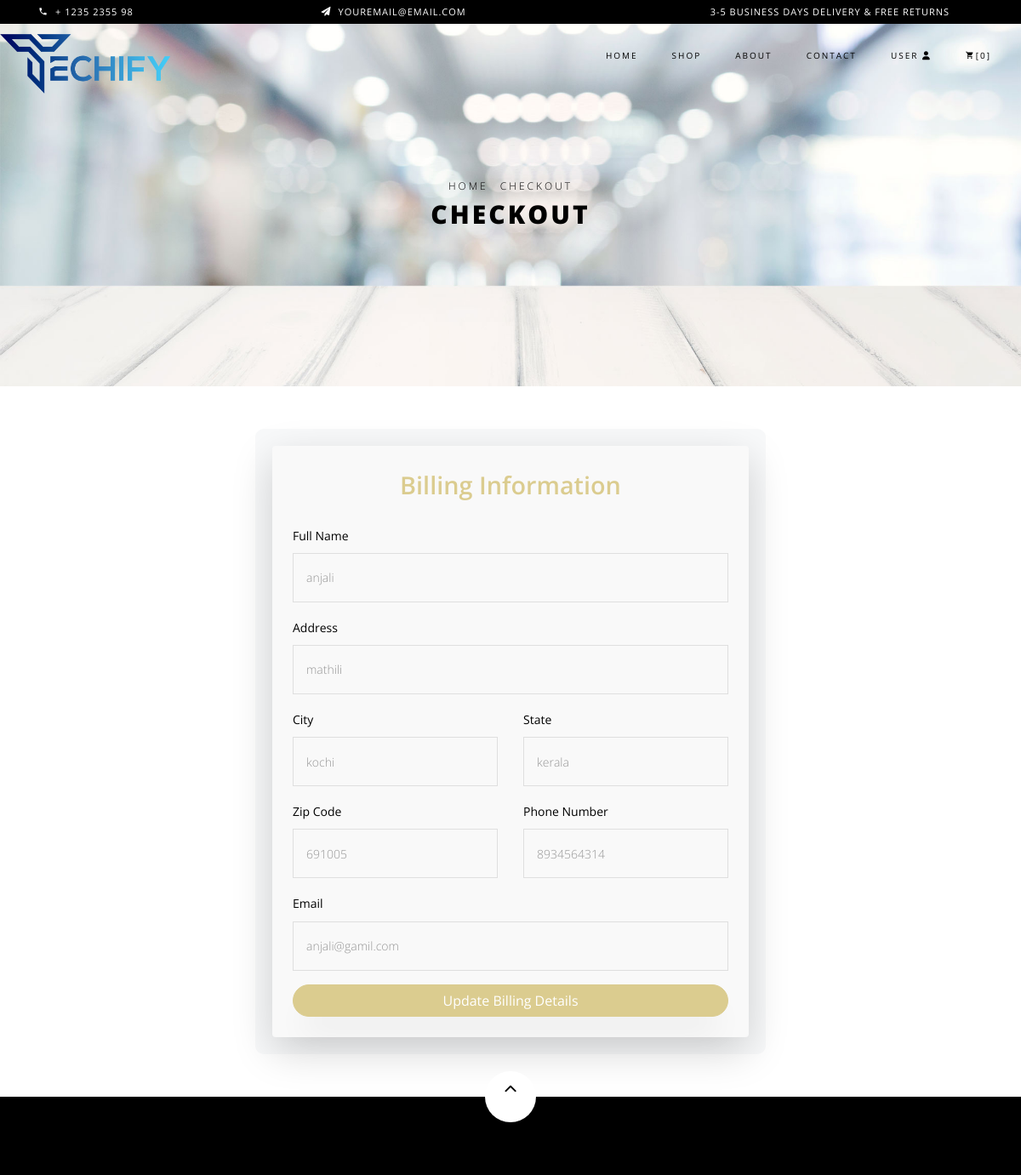
/checkout/ (signed in, upper part), run on an earlier commit of the app's database.
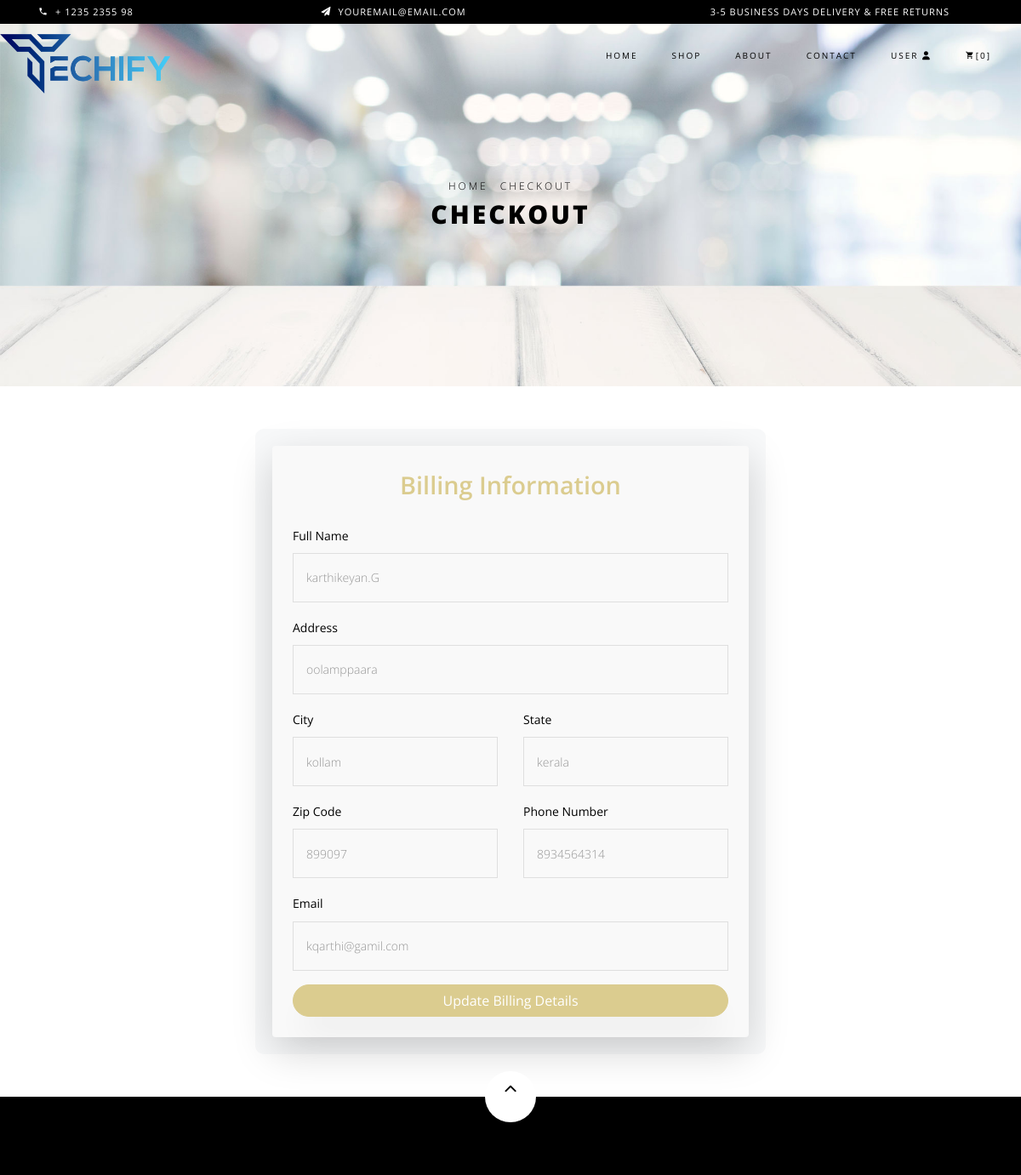
And on a later commit of the database.
### techapp/models.py (models this page shows)
class BillingDetails(models.Model):
    user = models.OneToOneField(User, on_delete=models.CASCADE)
    full_name = models.CharField(max_length=100)
    address = models.CharField(max_length=255)
    city = models.CharField(max_length=100)
    state = models.CharField(max_length=100)
    zip_code = models.CharField(max_length=10)
    phone_number = models.CharField(max_length=15)
    email = models.EmailField()

### techapp/views.py (the view)
# urls.py: path('checkout/',views.checkout,name='checkout'),
@login_required
def checkout(request):
    cart_items = CartItem.objects.filter(user=request.user)
    total_quantity = sum(item.quantity for item in cart_items)
    total_price = sum(item.total() for item in cart_items)
    if total_quantity == 0:
        messages.warning(request, 'Your cart is empty!')
        return redirect('cart')
    billing_details = BillingDetails.objects.filter(user=request.user).first()
    if request.method == 'POST':
        form = BillingDetailsForm(request.POST, instance=billing_details)
        if form.is_valid():
            billing_details = form.save(commit=False)  # Save without committing to DB yet
            billing_details.user = request.user  # Ensure the user field is set
            billing_details.save()  # Save the instance with the user field set
            messages.success(request, 'Billing details updated successfully!')
            return redirect('order_summary')  # Redirect to order summary or payment page
    else:
        form = BillingDetailsForm(instance=billing_details)
    return render(request, 'checkout_page.html', {
        'cart_items': cart_items,
        'total_quantity': total_quantity,
        'total_price': total_price,
        'form': form
    })

### techapp/forms.py
class BillingDetailsForm(forms.ModelForm):
    class Meta:
        model = BillingDetails
        fields = ['full_name', 'address', 'city', 'state', 'zip_code', 'phone_number', 'email']

### techapp/models.py (called while the page is built)
    def total(self):
        return self.product.price * self.quantity

### techapp/templates/checkout_page.html (shortened to what the changed rows need)
{% load static %}
{% load widget_tweaks %}
<!DOCTYPE html>
<html lang="en">
  <head>
    <link rel="stylesheet" href="{% static 'css/open-iconic-bootstrap.min.css' %}">
    <link rel="stylesheet" href="{% static 'css/animate.css' %}">
    <link rel="stylesheet" href="{% static 'css/owl.carousel.min.css' %}">
    <link rel="stylesheet" href="{% static 'css/owl.theme.default.min.css' %}">
    <link rel="stylesheet" href="{% static 'css/magnific-popup.css' %}">
    <link rel="stylesheet" href="{% static 'css/aos.css' %}">
    <link rel="stylesheet" href="{% static 'css/ionicons.min.css' %}">
    <link rel="stylesheet" href="{% static 'css/bootstrap-datepicker.css' %}">
    <link rel="stylesheet" href="{% static 'css/jquery.timepicker.css' %}">
    <link rel="stylesheet" href="{% static 'css/flaticon.css' %}">
    <link rel="stylesheet" href="{% static 'css/icomoon.css' %}">
    <link rel="stylesheet" href="{% static 'css/style.css' %}">
  </head>
  <body class="goto-here">
    <div class="hero-wrap hero-bread" style="background-image: url({% static 'images/bg_6.jpg' %});">
      <div class="container">
        <div class="row no-gutters slider-text align-items-center justify-content-center">
          <div class="col-md-9 ftco-animate text-center">
            <h1 class="mb-0 bread">Checkout</h1>
          </div>
        </div>
      </div>
    </div>
    <section class="billing-section">
        <form method="POST" class="billing-form shadow-lg p-4 rounded bg-light">
            <div class="form-group mb-3">
                <label for="id_full_name" class="form-label fw-bold">Full Name</label>
                {{ form.full_name|add_class:"form-control" }}
            </div>
            <div class="form-group mb-3">
                <label for="id_address" class="form-label fw-bold">Address</label>
                {{ form.address|add_class:"form-control" }}
            </div>
            <div class="row">
                <div class="col-md-6 mb-3">
                    <label for="id_city" class="form-label fw-bold">City</label>
                    {{ form.city|add_class:"form-control" }}
                </div>
                <div class="col-md-6 mb-3">
                    <label for="id_state" class="form-label fw-bold">State</label>
                    {{ form.state|add_class:"form-control" }}
                </div>
            </div>
            <div class="row">
                <div class="col-md-6 mb-3">
                    <label for="id_zip_code" class="form-label fw-bold">Zip Code</label>
                    {{ form.zip_code|add_class:"form-control" }}
                </div>
                <div class="col-md-6 mb-3">
                    <label for="id_phone_number" class="form-label fw-bold">Phone Number</label>
                    {{ form.phone_number|add_class:"form-control" }}
                </div>
            </div>
            <div class="form-group mb-3">
                <label for="id_email" class="form-label fw-bold">Email</label>
                {{ form.email|add_class:"form-control" }}
            </div>
        </form>
    </section>
</body>
</html>

What changed in the data, as far as the page shows it:
changed BillingDetails "kerala": full_name "anjali" → "karthikeyan.G"; address "mathili" → "oolamppaara"; city "kochi" → "kollam"; zip_code "691005" → "899097"; email "anjali@gamil.com" → "kqarthi@gamil.com"
